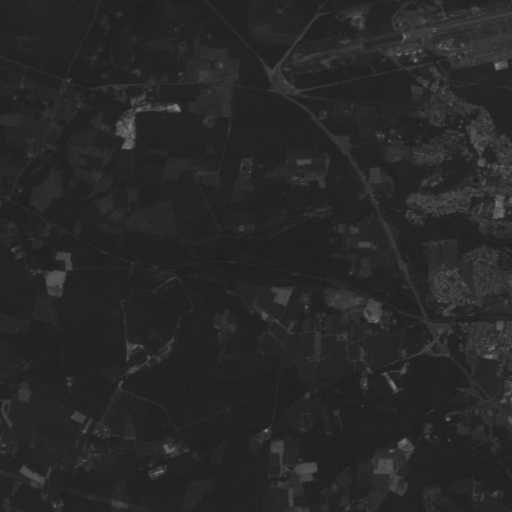
#> input picture TP3-Segmentation/tp_segmentation/Images/spot.tif, 512 x 512 px, found by its file name
$ python hysteresis.py
#> lines starting #> are read from the running program, lines starting #| are printed output that depends on the picture
#!/usr/bin/env python
# -*- coding: utf-8 -*-
"""
Created on 22 May 2019

@author: M Roux
"""
#%%

import matplotlib.pyplot as plt
from skimage import data, filters
from skimage import io as skio
from scipy import ndimage
import mrlab as mr

# POUR LA MORPHO
import skimage.morphology as morpho
import skimage.feature as skf
from scipy import ndimage as ndi

#%%
def tophat(im,rayon):
    se=morpho.square(rayon)
    ero=morpho.erosion(im,se)
    dil=morpho.dilation(ero,se)
    tophat=im-dil
    return tophat
#%%
fig, ax = plt.subplots(nrows=2, ncols=3)

ima = skio.imread('spot.tif')
#> ima is the input picture: shape (512, 512); min 29, max 140, mean 39.6
rayon=3
top=tophat(ima,rayon)

low = 3
high = 5


lowt = (top > low).astype(int)
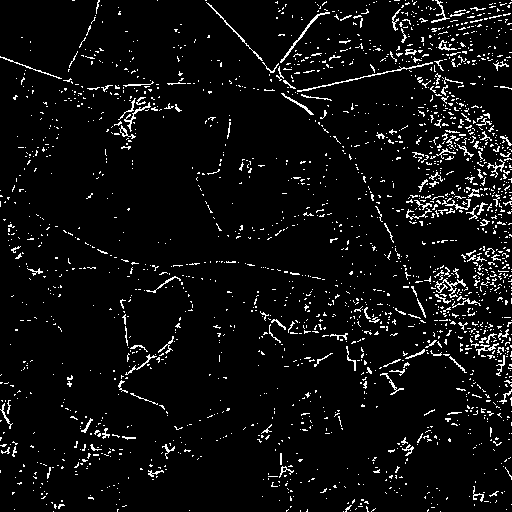
#> lowt: shape (512, 512) int64; values 0 (black) and 1 (white), 5.5% white in thin lines or dots
hight = (top > high).astype(int)
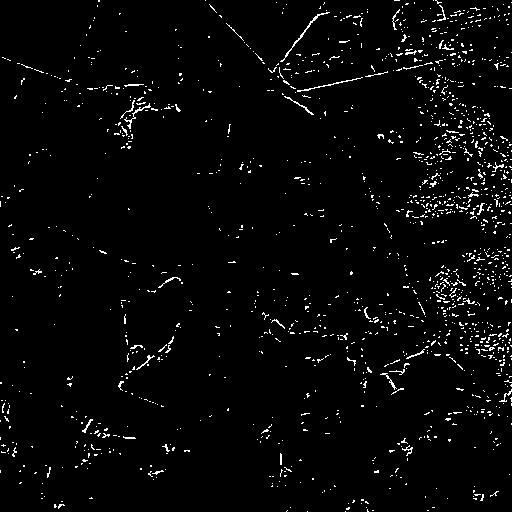
#> hight: shape (512, 512) int64; values 0 (black) and 1 (white), 2.8% white in thin lines or dots
hyst = filters.apply_hysteresis_threshold(top, low, high)
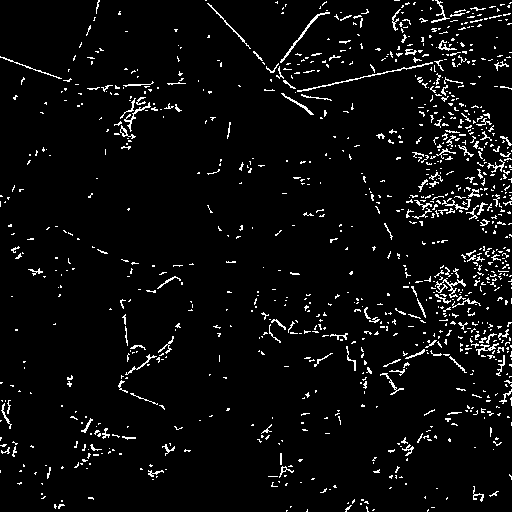
#> hyst: shape (512, 512) bool; 4.6% white in thin lines or dots


ax[0, 0].imshow(ima, cmap='gray')
ax[0, 0].set_title('Original image')

ax[0, 1].imshow(top, cmap='magma')
ax[0, 1].set_title('Tophat filter')

ax[1, 0].imshow(lowt, cmap='magma')
ax[1, 0].set_title('Low threshold')

ax[1, 1].imshow(hight, cmap='magma')
ax[1, 1].set_title('High threshold')

ax[0, 2].imshow(hyst, cmap='magma')
ax[0, 2].set_title('Hysteresis')

ax[1, 2].imshow(hight + hyst, cmap='magma')
ax[1, 2].set_title('High + Hysteresis')

for a in ax.ravel():
    a.axis('off')

plt.tight_layout()

plt.show()
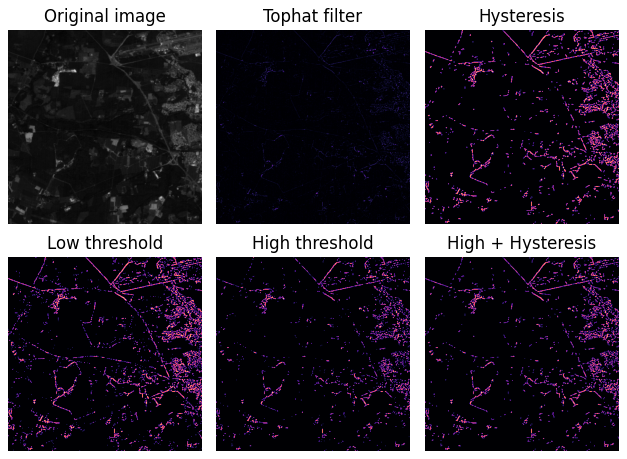
#> figure drawn by matplotlib, 6 panels
#%%
Rayons = [3, 6, 9, 12, 15]

for Rayon in Rayons:


    fig, ax = plt.subplots(nrows=2, ncols=3)

    ima = skio.imread('spot.tif')
    rayon=Rayon
    top=tophat(ima,rayon)

    low = 1
    high = 3


    lowt = (top > low).astype(int)
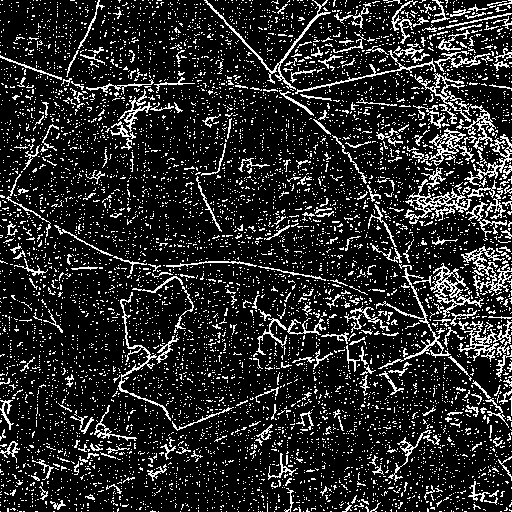
#> lowt: shape (512, 512) int64; values 0 (black) and 1 (white), 16.1% white in thin lines or dots
    hight = (top > high).astype(int)
    hyst = filters.apply_hysteresis_threshold(top, low, high)
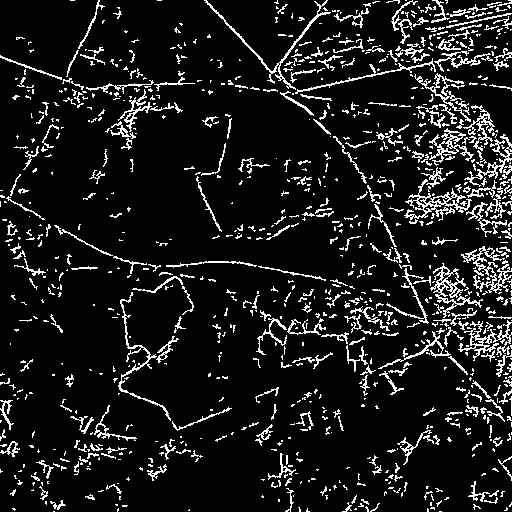
#> hyst: shape (512, 512) bool; 10.4% white in thin lines or dots


    ax[0, 0].imshow(ima, cmap='gray')
    ax[0, 0].set_title('Original image'+', r='+str(rayon))

    ax[0, 1].imshow(top, cmap='magma')
    ax[0, 1].set_title('Tophat filter'+', r='+str(rayon))

    ax[1, 0].imshow(lowt, cmap='magma')
    ax[1, 0].set_title('Low threshold'+', r='+str(rayon))

    ax[1, 1].imshow(hight, cmap='magma')
    ax[1, 1].set_title('High threshold'+', r='+str(rayon))

    ax[0, 2].imshow(hyst, cmap='magma')
    ax[0, 2].set_title('Hysteresis'+', r='+str(rayon))

    ax[1, 2].imshow(hight + hyst, cmap='magma')
    ax[1, 2].set_title('High + Hysteresis'+', r='+str(rayon))

    for a in ax.ravel():
        a.axis('off')

    plt.tight_layout()

    plt.show()
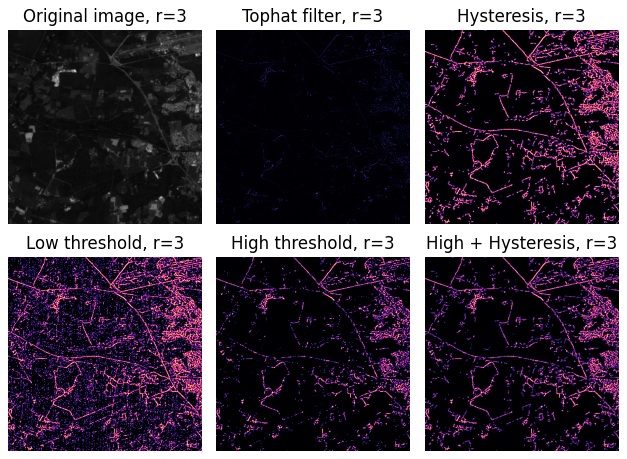
#> figure drawn by matplotlib, 6 panels
# %%
